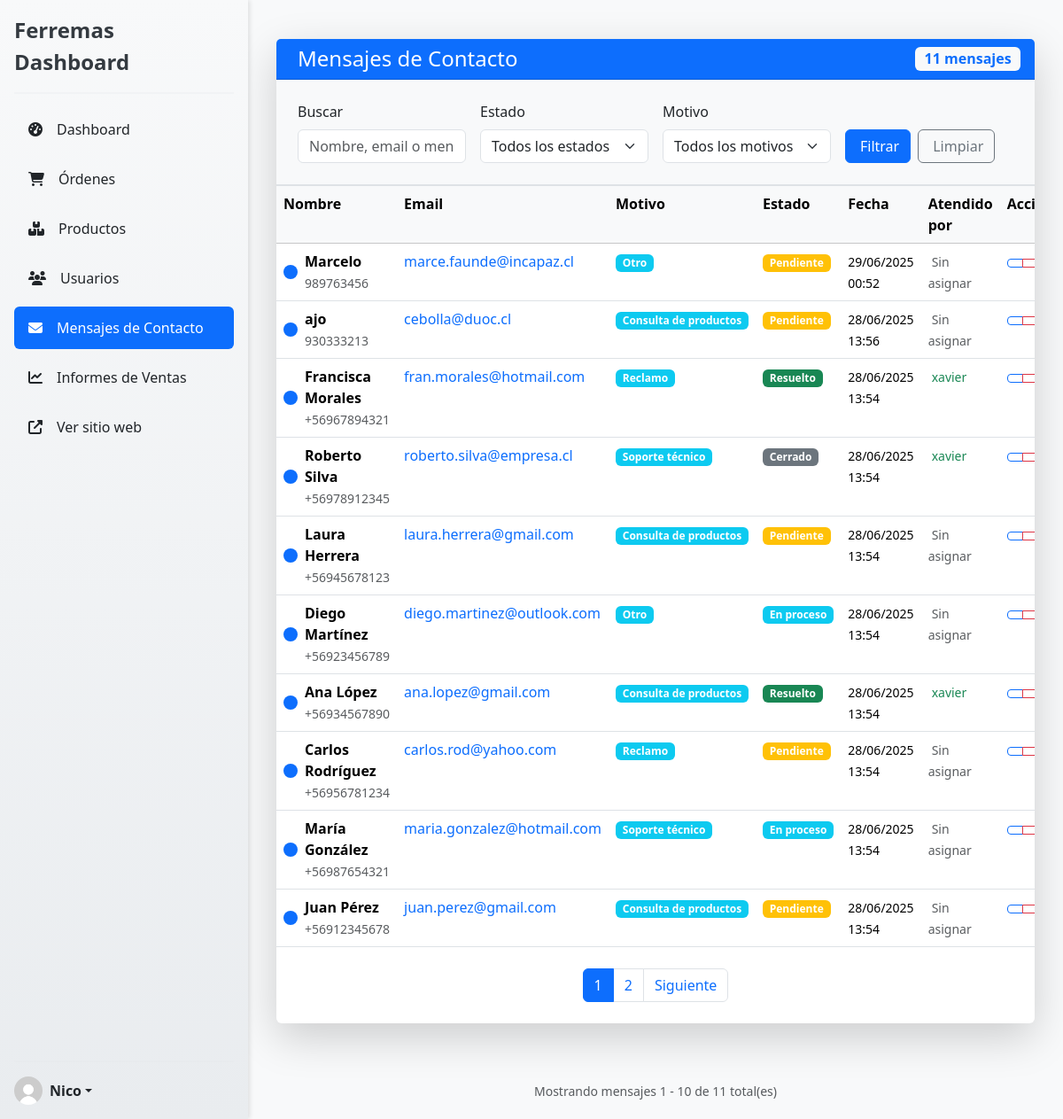
The app's page /dashboard/messages/ (signed in) with its own data.
### miPaypal/models.py (models this page shows, shortened)
class CustomUser(AbstractUser):
    ROLES = (
        ('cliente', 'Cliente'),
        ('bodeguero', 'Bodeguero'),
        ('contador', 'Contador'),
        ('vendedor', 'Vendedor'),
    )
    rut = models.CharField(max_length=12, blank=True, null=True)
    telefono = models.CharField(max_length=15, blank=True, null=True)
    direccion = models.TextField(blank=True, null=True)
    ciudad = models.CharField(max_length=100, blank=True, null=True, verbose_name="Ciudad")
    rol = models.CharField(max_length=10, choices=ROLES, default='cliente')

class ContactMessage(models.Model):
    REASON_CHOICES = (
        ('ventas', 'Consulta de productos'),
        ('soporte', 'Soporte técnico'),
        ('reclamo', 'Reclamo'),
        ('otro', 'Otro'),
    )
    STATUS_CHOICES = (
        ('pendiente', 'Pendiente'),
        ('en_proceso', 'En proceso'),
        ('resuelto', 'Resuelto'),
        ('cerrado', 'Cerrado'),
    )
    name = models.CharField(max_length=100, verbose_name="Nombre completo")
    email = models.EmailField(verbose_name="Correo electrónico")
    phone = models.CharField(max_length=15, verbose_name="Teléfono")
    reason = models.CharField(max_length=20, choices=REASON_CHOICES, verbose_name="Motivo")
    message = models.TextField(verbose_name="Mensaje")
    status = models.CharField(max_length=20, choices=STATUS_CHOICES, default='pendiente', verbose_name="Estado")
    created_at = models.DateTimeField(auto_now_add=True, verbose_name="Fecha de creación")
    updated_at = models.DateTimeField(auto_now=True, verbose_name="Fecha de actualización")
    attended_by = models.ForeignKey(
        settings.AUTH_USER_MODEL,
        on_delete=models.SET_NULL,
        null=True,
        blank=True,
        verbose_name="Atendido por"
    )
    response = models.TextField(blank=True, null=True, verbose_name="Respuesta")
    class Meta:
        ordering = ['-created_at']
        verbose_name = "Mensaje de Contacto"
        verbose_name_plural = "Mensajes de Contacto"
    def get_status_color(self):
        colors = {
            'pendiente': 'warning',
            'en_proceso': 'info',
            'resuelto': 'success',
            'cerrado': 'secondary',
        }
        return colors.get(self.status, 'secondary')

### ecommerce/views.py (the view)
# urls.py: path('dashboard/messages/', list_contact_messages, name='list-contact-messages'),
@admin_only_required
def list_contact_messages(request):
    status_filter = request.GET.get('status')
    reason_filter = request.GET.get('reason')
    search_query = request.GET.get('search')
    page_number = request.GET.get('page')
    messages_list = ContactMessage.objects.all().order_by('-created_at')
    if status_filter:
        messages_list = messages_list.filter(status=status_filter)
    if reason_filter:
        messages_list = messages_list.filter(reason=reason_filter)
    if search_query:
        messages_list = messages_list.filter(
            Q(name__icontains=search_query) |
            Q(email__icontains=search_query) |
            Q(message__icontains=search_query)
        )
    paginator = Paginator(messages_list, 10)
    page_obj = paginator.get_page(page_number)
    return render(request, 'dashboard-panel/crud-messages/list-messages.html', {
        'page_obj': page_obj,
        'current_status': status_filter,
        'current_reason': reason_filter,
        'search_query': search_query or '',
        'status_choices': ContactMessage.STATUS_CHOICES,
        'reason_choices': ContactMessage.REASON_CHOICES,
    })

### ecommerce/templates/dashboard-panel/crud-messages/list-messages.html (shortened to what this page needs)
{% extends 'dashboard-panel/dashboard.html' %}
{% load static %}
{% block content %}
<div class="container-fluid py-4">
    <div class="row">
        <div class="col-12">
            <div class="card border-0 shadow-lg">
                <div class="card-header bg-primary text-white">
                    <div class="d-flex justify-content-between align-items-center">
                        <h4 class="mb-0">
                            Mensajes de Contacto
                        </h4>
                        <span class="badge bg-light text-primary fs-6">
                            {{ page_obj.paginator.count }} mensaje{{ page_obj.paginator.count|pluralize }}
                        </span>
                    </div>
                </div>
                <div class="card-body p-0">
                    <div class="p-4 bg-light border-bottom">
                        <form method="GET" class="row g-3">
                            <div class="col-md-3">
                                <label for="search" class="form-label">Buscar</label>
                                <input type="text" class="form-control" id="search" name="search"
                                       value="{{ search_query }}" placeholder="Nombre, email o mensaje...">
                            </div>
                            <div class="col-md-3">
                                <label for="status" class="form-label">Estado</label>
                                <select class="form-select" id="status" name="status">
                                    <option value="">Todos los estados</option>
                                </select>
                            </div>
                            <div class="col-md-3">
                                <label for="reason" class="form-label">Motivo</label>
                                <select class="form-select" id="reason" name="reason">
                                    <option value="">Todos los motivos</option>
                                </select>
                            </div>
                            <div class="col-md-3 d-flex align-items-end">
                                <button type="submit" class="btn btn-primary me-2">
                                    Filtrar
                                </button>
                                <a href="{% url 'list-contact-messages' %}" class="btn btn-outline-secondary">
                                    Limpiar
                                </a>
                            </div>
                        </form>
                    </div>
                    {% if page_obj %}
                    <div class="table-responsive">
                        <table class="table table-hover mb-0">
                            <thead class="table-light">
                                <tr>
                                    <th>Nombre</th>
                                    <th>Email</th>
                                    <th>Motivo</th>
                                    <th>Estado</th>
                                    <th>Fecha</th>
                                    <th>Atendido por</th>
                                    <th>Acciones</th>
                                </tr>
                            </thead>
                            <tbody>
                                {% for message in page_obj %}
                                <tr>
                                    <td>
                                        <div class="d-flex align-items-center">
                                            <div class="bg-primary rounded-circle p-2 me-2">
                                            </div>
                                            <div>
                                                <strong>{{ message.name }}</strong><br>
                                                <small class="text-muted">{{ message.phone }}</small>
                                            </div>
                                        </div>
                                    </td>
                                    <td>
                                        <a href="mailto:{{ message.email }}" class="text-decoration-none">
                                            {{ message.email }}
                                        </a>
                                    </td>
                                    <td>
                                        <span class="badge bg-info">
                                            {{ message.get_reason_display }}
                                        </span>
                                    </td>
                                    <td>
                                        <span class="badge bg-{{ message.get_status_color }}">
                                            {{ message.get_status_display }}
                                        </span>
                                    </td>
                                    <td>
                                        <small>
                                            {{ message.created_at|date:"d/m/Y H:i" }}
                                        </small>
                                    </td>
                                    <td>
                                        {% if message.attended_by %}
                                            <small class="text-success">
                                                {{ message.attended_by.username }}
                                            </small>
                                        {% else %}
                                            <small class="text-muted">
                                                Sin asignar
                                            </small>
                                        {% endif %}
                                    </td>
                                    <td>
                                        <div class="btn-group btn-group-sm">
                                            <a href="{% url 'view-contact-message' message.id %}"
                                               class="btn btn-outline-primary" title="Ver mensaje">
                                            </a>
                                            <a href="{% url 'delete-contact-message' message.id %}"
                                               class="btn btn-outline-danger" title="Eliminar">
                                            </a>
                                        </div>
                                    </td>
                                </tr>
                                {% endfor %}
                            </tbody>
                        </table>
                    </div>
                    {% if page_obj.has_other_pages %}
                    <nav aria-label="Navegación de mensajes" class="p-4">
                        <ul class="pagination justify-content-center mb-0">
                            {% for num in page_obj.paginator.page_range %}
                                {% if page_obj.number == num %}
                                <li class="page-item active">
                                    <span class="page-link">{{ num }}</span>
                                </li>
                                {% elif num > page_obj.number|add:'-3' and num < page_obj.number|add:'3' %}
                                <li class="page-item">
                                    <a class="page-link" href="?page={{ num }}">{{ num }}</a>
                                </li>
                                {% endif %}
                            {% endfor %}
                            {% if page_obj.has_next %}
                            <li class="page-item">
                                <a class="page-link" href="?page={{ page_obj.next_page_number }}">
                                    Siguiente
                                </a>
                            </li>
                            {% endif %}
                        </ul>
                    </nav>
                    {% endif %}
                    {% endif %}
                </div>
            </div>
        </div>
    </div>
</div>
{% if page_obj %}
<div class="text-center mt-3 text-muted">
    <small>
        Mostrando mensajes {{ page_obj.start_index }} - {{ page_obj.end_index }}
        de {{ page_obj.paginator.count }} total(es)
    </small>
</div>
{% endif %}
{% endblock %}

### ecommerce/templates/dashboard-panel/dashboard.html (shortened to what this page needs)
{%load static%}
<!DOCTYPE html>
<html lang="es">
<head>
    <link rel="stylesheet" href="{%static 'css/dashboard.css'%}">
    <link href="https://cdn.jsdelivr.net/npm/bootstrap@5.3.7/dist/css/bootstrap.min.css" rel="stylesheet">
    <link rel="stylesheet" href="https://cdnjs.cloudflare.com/ajax/libs/font-awesome/6.4.0/css/all.min.css">
</head>
<body>
    <div class="wrapper">
        <div class="d-flex flex-column flex-shrink-0 p-3 bg-light sidebar">
            <a href="{% url 'dashboard-panel-page' %}" class="d-flex align-items-center mb-3 mb-md-0 me-md-auto link-dark text-decoration-none">
                <span class="fs-4">Ferremas Dashboard</span>
            </a>
            <hr>
            <ul class="nav nav-pills flex-column mb-auto">
                <li class="nav-item">
                    <a href="{% url 'dashboard-panel-page' %}"
                    class="nav-link link-dark {% if request.resolver_match.url_name == 'dashboard-panel-page' %}active{% endif %}">
                        <i class="fas fa-tachometer-alt me-2"></i>Dashboard
                    </a>
                </li>
                <li class="nav-item">
                    <a href="{% url 'list-orders' %}"
                    class="nav-link link-dark {% if 'orders' in request.resolver_match.url_name %}active{% endif %}">
                        <i class="fas fa-shopping-cart me-2"></i>Órdenes
                    </a>
                </li>
                <li class="nav-item">
                    <a href="{% url 'list-products' %}"
                    class="nav-link link-dark {% if request.resolver_match.url_name == 'list-products' %}active{% endif %}">
                        <i class="fas fa-boxes me-2"></i>Productos
                    </a>
                </li>
                <li class="nav-item">
                    <a href="{% url 'list-user' %}"
                    class="nav-link link-dark {% if request.resolver_match.url_name == 'list-user' %}active{% endif %}">
                        <i class="fas fa-users me-2"></i>Usuarios
                    </a>
                </li>
                <li class="nav-item">
                    <a href="{% url 'list-contact-messages' %}"
                    class="nav-link link-dark {% if 'contact-message' in request.resolver_match.url_name %}active{% endif %}">
                        <i class="fas fa-envelope me-2"></i>Mensajes de Contacto
                    </a>
                </li>
                <li class="nav-item">
                    <a href="{% url 'informes-mensuales' %}"
                    class="nav-link link-dark {% if 'informes' in request.resolver_match.url_name %}active{% endif %}">
                        <i class="fas fa-chart-line me-2"></i>Informes de Ventas
                    </a>
                </li>
                <li class="nav-item">
                    <a href="{% url 'index-page' %}"
                    class="nav-link link-dark {% if request.resolver_match.url_name == 'home' %}active{% endif %}">
                        <i class="fas fa-external-link-alt me-2"></i>Ver sitio web
                    </a>
                </li>
            </ul>
            <hr>
            <div class="dropdown">
                <a href="#" class="d-flex align-items-center link-dark text-decoration-none dropdown-toggle show"
                id="dropdownUser2" data-bs-toggle="dropdown" aria-expanded="true">
                    <img src="{% static 'images/default-profile.jpg' %}" alt="Foto de perfil" width="32" height="32" class="rounded-circle me-2">
                    <strong>{{ user.username }}</strong>
                </a>
            </div>
        </div>
        <div class="main-content">
            {%block content%}{%endblock%}
        </div>
    </div>
</body>
</html>

### records on screen
CustomUser: username "Nico"
ContactMessage: name "Marcelo", phone "989763456", email "marce.faunde@incapaz.cl", reason "Otro", status "Pendiente", created_at "29/06/2025 00:52", shows "Sin asignar"
ContactMessage: name "ajo", phone "930333213", email "cebolla@duoc.cl", reason "Consulta de productos", status "Pendiente", created_at "28/06/2025 13:56", shows "Sin asignar"
ContactMessage: name "Francisca Morales", phone "+56967894321", email "fran.morales@hotmail.com", reason "Reclamo", status "Resuelto", created_at "28/06/2025 13:54", attended_by.username "xavier"
ContactMessage: name "Roberto Silva", phone "+56978912345", email "roberto.silva@empresa.cl", reason "Soporte técnico", status "Cerrado", created_at "28/06/2025 13:54", attended_by.username "xavier"
ContactMessage: name "Laura Herrera", phone "+56945678123", email "laura.herrera@gmail.com", reason "Consulta de productos", status "Pendiente", created_at "28/06/2025 13:54", shows "Sin asignar"
ContactMessage: name "Diego Martínez", phone "+56923456789", email "diego.martinez@outlook.com", reason "Otro", status "En proceso", created_at "28/06/2025 13:54", shows "Sin asignar"
ContactMessage: name "Ana López", phone "+56934567890", email "ana.lopez@gmail.com", reason "Consulta de productos", status "Resuelto", created_at "28/06/2025 13:54", attended_by.username "xavier"
ContactMessage: name "Carlos Rodríguez", phone "+56956781234", email "carlos.rod@yahoo.com", reason "Reclamo", status "Pendiente", created_at "28/06/2025 13:54", shows "Sin asignar"
ContactMessage: name "María González", phone "+56987654321", email "maria.gonzalez@hotmail.com", reason "Soporte técnico", status "En proceso", created_at "28/06/2025 13:54", shows "Sin asignar"
ContactMessage: name "Juan Pérez", phone "+56912345678", email "juan.perez@gmail.com", reason "Consulta de productos", status "Pendiente", created_at "28/06/2025 13:54", shows "Sin asignar"

### other values on screen
{{ page_obj.paginator.count }} "11"
{{ num }} "1"
{{ num }} "2"
{{ page_obj.start_index }} "1"
{{ page_obj.end_index }} "10"
